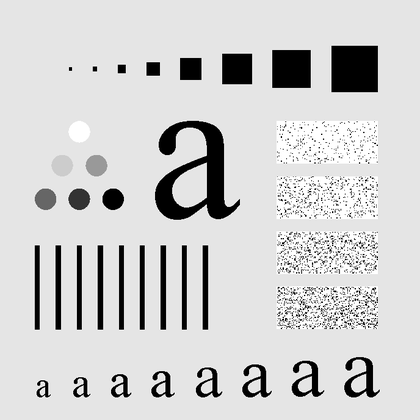
%> input picture 2.图像配准/sample.tif, 420 x 420 px, shrunk from 688 x 688 before the run
$ octave --eval "result = createInputImg('sample.tif');"   (GNU Octave 9; MATLAB toolbox functions it lacks are replaced by stand-ins)
%> lines starting %> are read from the running program, lines starting %| are printed output that depends on the picture
function [inputImg] = createInputImg(referencedImgSrc)
%> called with referencedImgSrc = 'sample.tif'

  %读入参考图像
  referencedImg = imread(referencedImgSrc);
%> referencedImg is the input picture: size 420x420 uint8; min 0, max 255, mean 207.2
  %计算出参考图像的纵向像素个数和横向像素个数
  [vertiSize, horizSize] = size(referencedImg);
%> vertiSize = 420; horizSize = 420

  %水平偏移像素、垂直偏移像素
  maxHorizShift = 20;
  maxVertiShift = 200;

  %偏移后的水平像素和垂直像素
  horizSizeShifted = horizSize + maxHorizShift;
%> horizSizeShifted = 440
  vertiSizeShifted = vertiSize + maxVertiShift;
%> vertiSizeShifted = 620

  %单位高度上的水平偏移量、垂直偏移量
  dHorizShiftByHeight = maxHorizShift / (vertiSize - 1);
%> dHorizShiftByHeight = 0.0477
  dVertiShiftByWidth = maxVertiShift / (horizSize - 1);
%> dVertiShiftByWidth = 0.477

  %水平偏移变换矩阵
  horizShift = [1, 0, 0; dHorizShiftByHeight, 1, 0; 0, 0, 1];
%> horizShift = [1 0 0; 0.0477 1 0; 0 0 1]
  %垂直偏移变换矩阵
  vertiShift = [1, dVertiShiftByWidth, 0; 0, 1, 0; 0, 0, 1];
  %复合偏移变换矩阵
  shift = horizShift * vertiShift;
  shiftInv = inv(shift);

  %初始化输出图像
  inputImg = zeros(vertiSizeShifted, horizSizeShifted);

  %i = 0;
  %令[x, y]是参考图像的横纵表示, [u, v]是输入图像的横纵表示
  for v = 1 : vertiSizeShifted
    for u = 1 : horizSizeShifted
      %计算出输入图像中点(u, v)在参考图像中的对应点(x, y)
      res = [u, v, 1] * shiftInv;
      x = res(1);
      y = res(2);

      %超出图像区域，continue, 不做处理
      if x < 1 || x > horizSize || y < 1 || y > vertiSize
        continue;
      end

      %i = i + 1;
      if x == fix(x) && y == fix(y) %如果正好是像素点对应像素点
        %直接将参考图像该点的灰度值作为输入图像像素点的灰度值
        %这样做能加快处理速度
        inputImg(v, u) = referencedImg(y, x);
      else
        %双线性插值法处理非"整像素点"的灰度值
        lowX = floor(x);  %该点左方最小临近点的横坐标
        lowY = floor(y);  %该点上方最小临近点的纵左边
        highX = ceil(x);  %该点右方最小临近点的横坐标
        highY = ceil(y);  %该点下方最小临近点的纵坐标
        dY = y - lowY;
        dX = x - lowX;
        valueLow = dY .* (referencedImg(highY, lowX) - referencedImg(lowY, lowX)) + referencedImg(lowY, lowX);
        valueHigh = dY .* (referencedImg(highY, highX) - referencedImg(lowY, highX)) + referencedImg(lowY, highX);
        value = dX .* (valueHigh - valueLow) + valueLow;
        inputImg(v, u) = value;
      end
    end
  end
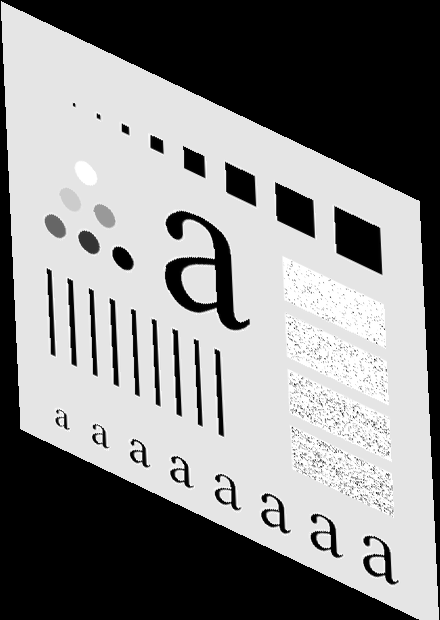
%> inputImg: size 620x440 double; min 0, max 255, mean 135.4
%> after the loop, dX = 0.408; dY = 0.453; highX = 420; highY = 411; lowX = 419; lowY = 410; value = 229; valueHigh = 229; valueLow = 229
end
